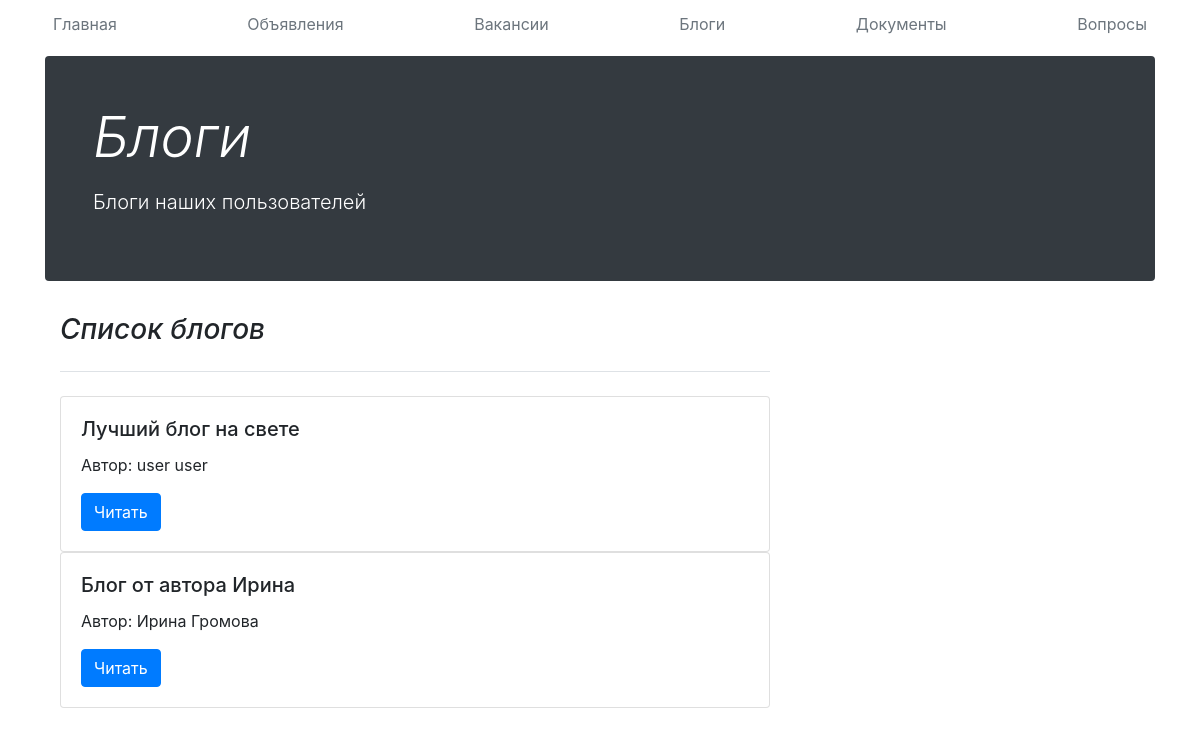
The app's page /blogs/ with its own data.
### main/models.py (models this page shows, shortened)
class Blog(models.Model):
    id = models.AutoField(primary_key=True)
    id_user = models.ForeignKey('ad.Users', on_delete=models.CASCADE)
    title = models.CharField('Название блога', max_length=50)
    class Meta:
        verbose_name = "Блог"
        verbose_name_plural = "Блоги"

### ad/models.py (models this page shows, shortened)
class Users(models.Model):
    id_user = models.AutoField(primary_key=True)
    name = models.CharField('Имя', max_length=50)
    surname = models.CharField('Фамилия', max_length=50)
    password = models.CharField('Пароль', max_length=50)
    phone = models.CharField('Телефон', max_length=20)
    email = models.CharField('Email', max_length=50)
    role = models.CharField('Роль', max_length=20)
    class Meta:
        verbose_name = "Пользователь"
        verbose_name_plural = "Пользователи"

### main/views.py (the view)
# urls.py: path('blogs/', views.blogs, name='blogs'),
def blogs(request):
    blogs = Blog.objects.select_related('id_user')
    return render(request, 'main/blogs.html', {'blogs': blogs})

### main/templates/main/blogs.html (shortened to what this page needs)
{% extends 'main/base.html' %}
{% block name %}Блоги{% endblock %}
{% block description %}Блоги наших пользователей{% endblock %}
{% block content %}
    <div class="col-md-8 blog-main">
      <h3 class="pb-4 mb-4 font-italic border-bottom">
       Список блогов
      </h3>
{% for blog in blogs %}
      <div class="card">
  <div class="card-body">
    <h5 class="card-title">{{blog.title}}</h5>
    <p class="card-text">Автор: {{blog.id_user.name}} {{blog.id_user.surname}}</p>
      <a href="{% url 'blog_articles' blog.id %}" class="btn btn-primary">Читать</a>
  </div>
</div>
{% endfor %}
    </div>
{% endblock %}

### records on screen
Blog: title "Лучший блог на свете", id_user.name "user", id_user.surname "user"
Blog: title "Блог от автора Ирина", id_user.name "Ирина", id_user.surname "Громова"
